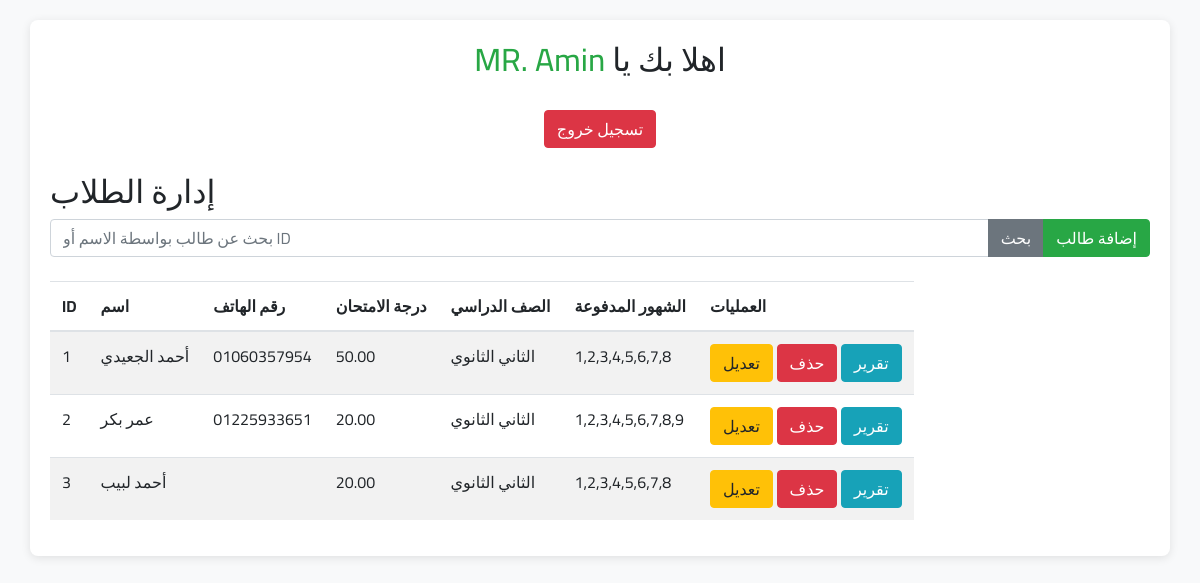
Page /index.php (signed in) on the committed database.
### tables this page shows
CREATE TABLE `users` (
  `id` int(11) NOT NULL,
  `username` varchar(50) NOT NULL,
  `password` varchar(255) NOT NULL,
  `role` enum('admin','teacher') NOT NULL
);

CREATE TABLE `students` (
  `id` int(11) NOT NULL,
  `name` varchar(100) NOT NULL,
  `phone` varchar(15) DEFAULT NULL,
  `exam_score` decimal(5,2) DEFAULT NULL,
  `grade` varchar(15) DEFAULT NULL,
  `months_paid` text DEFAULT NULL
);

### index.php (the view, shortened to what this page needs)
<?php
require('config.php');
function fetchStudents($conn, $search = '') {
    if ($search) {
        $stmt = $conn->prepare("SELECT * FROM students WHERE name LIKE ? OR id LIKE ?");
        $searchParam = "%$search%";
        $stmt->bind_param("ss", $searchParam, $searchParam);
    } else {
        $stmt = $conn->prepare("SELECT * FROM students");
    }
    $stmt->execute();
    return $stmt->get_result();
}
$students = fetchStudents($conn, $_GET['search'] ?? '');
?>
<!DOCTYPE html>
<html lang="ar">
<head>
    <link rel="stylesheet" href="https://stackpath.bootstrapcdn.com/bootstrap/4.5.2/css/bootstrap.min.css">
</head>
<body>
<div class="container">
    <div class="welcome">
        <?php
            $sql = "SELECT * FROM `users` WHERE id='$_SESSION[user_id]'";
            $query = $conn->query($sql);
            $result = mysqli_fetch_assoc($query);
            $username = $result['username'];
        ?>
        <h2>اهلا بك يا  <span style="color: #28a745;"><?php echo htmlspecialchars($username) ?></span></h2>
        <br>
        <a href="logout.php" class="btn btn-danger">تسجيل خروج</a>
    </div>
    <br>
    <h2>إدارة الطلاب</h2>
    <form method="GET" class="mb-4">
        <div class="input-group">
            <input type="text" name="search" class="form-control" value="<?php echo isset($_GET['search']) ? htmlspecialchars($_GET['search']) : ''; ?>" placeholder="بحث عن طالب بواسطة الاسم أو ID">
            <div class="input-group-append">
                <button type="submit" class="btn btn-secondary">بحث</button>
                <a href="add_student.php" class="btn btn-success">إضافة طالب</a>
            </div>
        </div>
    </form>
    <table class="table table-striped table-responsive">
        <thead>
            <tr>
                <th>ID</th>
                <th>اسم</th>
                <th>رقم الهاتف</th>
                <th>درجة الامتحان</th>
                <th>الصف الدراسي</th>
                <th>الشهور المدفوعة</th>
                <th>العمليات</th>
            </tr>
        </thead>
        <tbody>
            <?php while ($row = $students->fetch_assoc()): ?>
                <tr>
                    <td><?= htmlspecialchars($row['id']) ?></td>
                    <td><?= htmlspecialchars($row['name']) ?></td>
                    <td><?= htmlspecialchars($row['phone']) ?></td>
                    <td><?= htmlspecialchars($row['exam_score']) ?></td>
                    <td><?= htmlspecialchars($row['grade']) ?></td>
                    <td><?= htmlspecialchars($row['months_paid']) ?></td>
                    <td>
                        <a href="edit_student.php?id=<?= $row['id'] ?>" class="btn btn-warning">تعديل</a>
                        <a href="delete_student.php?id=<?= $row['id'] ?>" class="btn btn-danger">حذف</a>
                        <a href="generate_report.php?id=<?= $row['id'] ?>" class="btn btn-info">تقرير</a>
                    </td>
                </tr>
            <?php endwhile; ?>
        </tbody>
    </table>
</div>
</body>
</html>

### index.php (style rules this page uses)
body { background-color: #f8f9fa; font-family: 'Cairo', sans-serif; }
.container { margin-top: 20px; background: white; padding: 20px; border-radius: 8px; box-shadow: 0 2px 10px rgba(0, 0, 0, 0.1); }
.welcome { text-align: center; direction: rtl; }

### rows in the picture
users: username "MR. Amin"
students: id "1", name "أحمد الجعيدي", phone "01060357954", exam_score "50.00", grade "الثاني الثانوي", months_paid "1,2,3,4,5,6,7,8"
students: id "2", name "عمر بكر", phone "01225933651", exam_score "20.00", grade "الثاني الثانوي", months_paid "1,2,3,4,5,6,7,8,9"
students: id "3", name "أحمد لبيب", exam_score "20.00", grade "الثاني الثانوي", months_paid "1,2,3,4,5,6,7,8"
